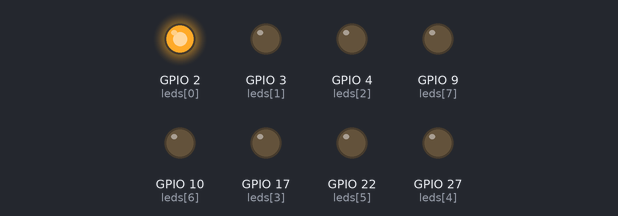
A program run on a simulated Raspberry Pi (BCM pin numbers). On the bench: output pins drawn as LEDs (lit = HIGH). At 4.8 s the program stops and its outputs stay as they are.

Above: at 0.1 s.
At 0.7 s:
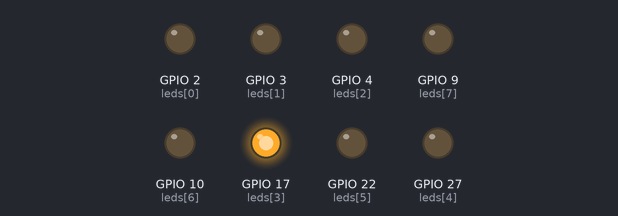
At 1.1 s:
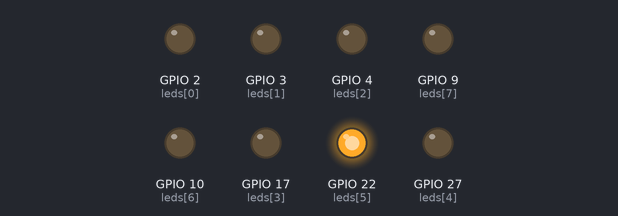
At 1.5 s:
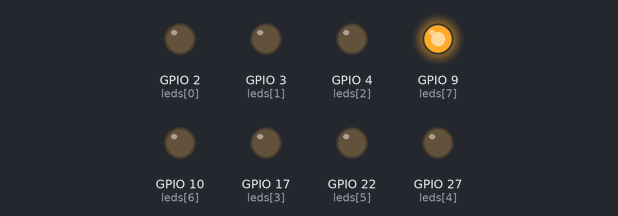
At 2.5 s:
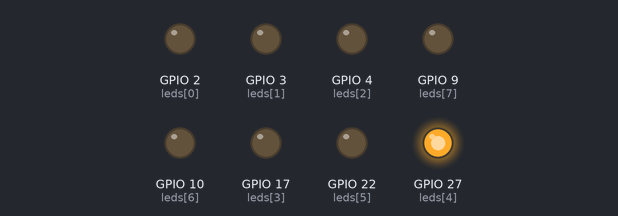
At 3.5 s:
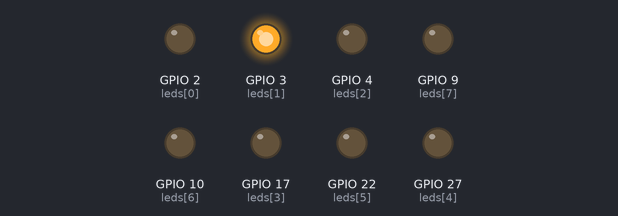
Timing chart, 0 to 3.8 s (numbered marks = the images above):
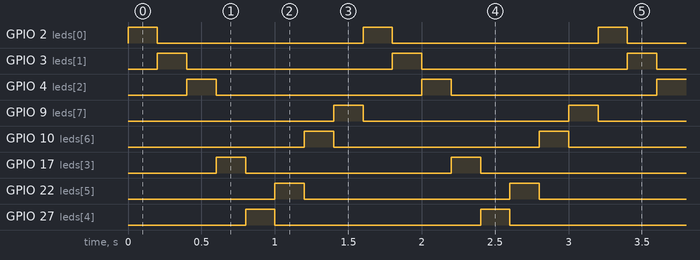

Measured:
- by itself, GPIO 2 (leds[0]), GPIO 3 (leds[1]), GPIO 4 (leds[2]): alternates HIGH for 0.20 s and LOW for 1.4 s, 6 changes in all, then stays LOW
- by itself, GPIO 9 (leds[7]), GPIO 10 (leds[6]), GPIO 17 (leds[3]), GPIO 22 (leds[5]), GPIO 27 (leds[4]): alternates HIGH for 0.20 s and LOW for 1.4 s

The program:

2-1-lightrunner.py
```python
import RPi.GPIO as gpio
import time


gpio.setmode(gpio.BCM)

gpio.setup([2, 3, 4, 17, 27, 22, 10, 9], gpio.OUT)
leds = [2, 3, 4, 17, 27, 22, 10, 9]

for p in range(3):
    for i in leds:
        gpio.output(i, 1)
        time.sleep(0.2)
        gpio.output(i, 0)
gpio.output(leds, 0)
gpio.cleanup()
```
